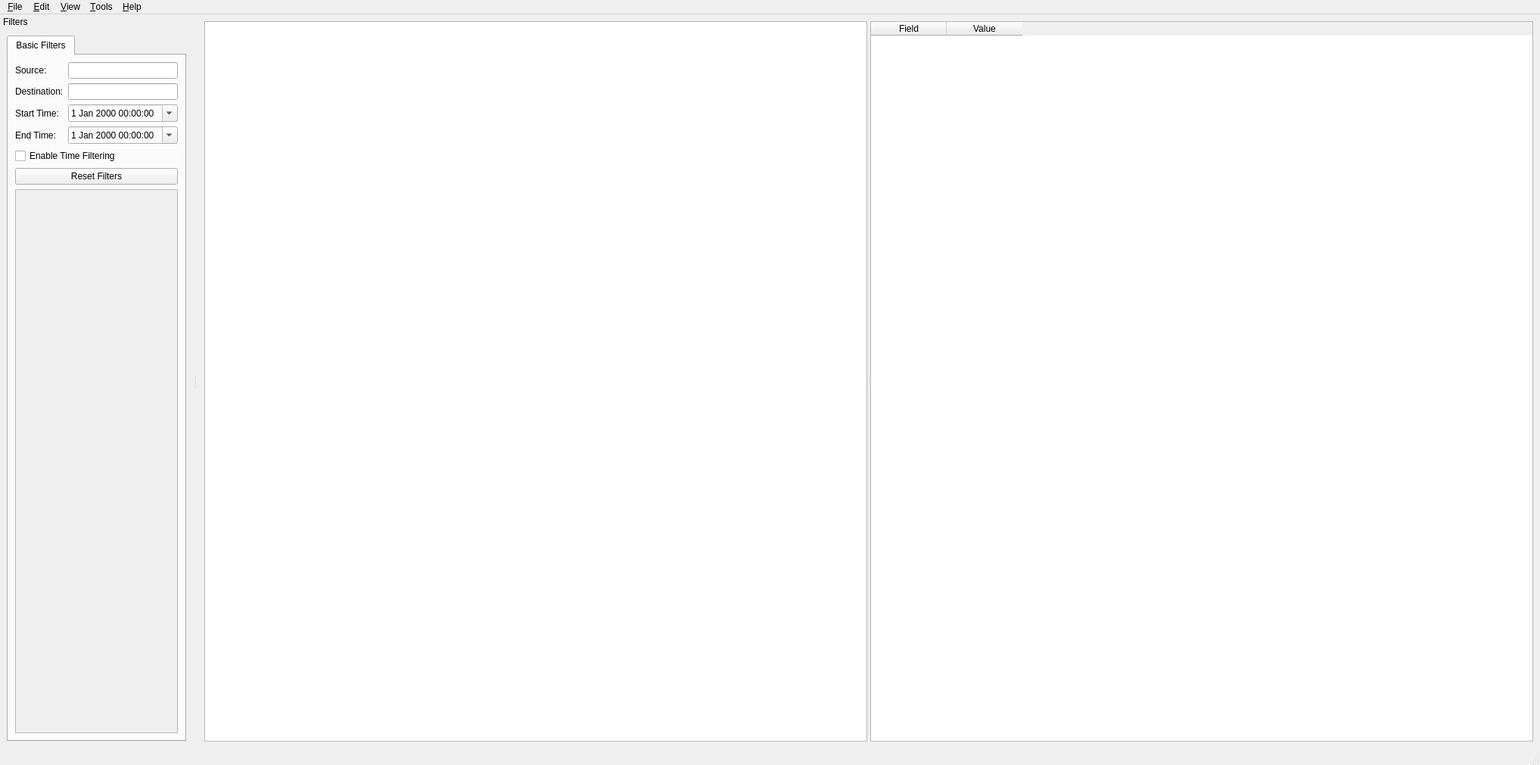
<?xml version="1.0" encoding="UTF-8"?>
<ui version="4.0">
 <class>MainWindow</class>
 <widget class="QMainWindow" name="MainWindow">
  <property name="geometry">
   <rect>
    <x>0</x>
    <y>0</y>
    <width>2035</width>
    <height>1011</height>
   </rect>
  </property>
  <property name="windowTitle">
   <string>VIPrestore</string>
  </property>
  <widget class="QWidget" name="centralwidget">
   <layout class="QHBoxLayout" name="horizontalLayoutCentral">
    <item>
     <widget class="QSplitter" name="splitterCentral">
      <property name="enabled">
       <bool>true</bool>
      </property>
      <property name="orientation">
       <enum>Qt::Horizontal</enum>
      </property>
      <widget class="QWidget" name="splitterLeft">
       <layout class="QVBoxLayout" name="verticalLayoutLeft">
        <item>
         <widget class="QTableView" name="tableViewServices">
          <property name="sizePolicy">
           <sizepolicy hsizetype="Expanding" vsizetype="Expanding">
            <horstretch>0</horstretch>
            <verstretch>0</verstretch>
           </sizepolicy>
          </property>
          <property name="horizontalScrollMode">
           <enum>QAbstractItemView::ScrollPerPixel</enum>
          </property>
          <attribute name="horizontalHeaderVisible">
           <bool>true</bool>
          </attribute>
          <attribute name="horizontalHeaderDefaultSectionSize">
           <number>88</number>
          </attribute>
          <attribute name="verticalHeaderVisible">
           <bool>false</bool>
          </attribute>
         </widget>
        </item>
       </layout>
      </widget>
      <widget class="QWidget" name="splitterRight">
       <layout class="QVBoxLayout" name="verticalLayoutRight">
        <item>
         <widget class="QTableWidget" name="tableWidgetServiceDetails">
          <property name="editTriggers">
           <set>QAbstractItemView::NoEditTriggers</set>
          </property>
          <property name="rowCount">
           <number>0</number>
          </property>
          <property name="columnCount">
           <number>2</number>
          </property>
          <column>
           <property name="text">
            <string>Field</string>
           </property>
          </column>
          <column>
           <property name="text">
            <string>Value</string>
           </property>
          </column>
         </widget>
        </item>
       </layout>
      </widget>
     </widget>
    </item>
   </layout>
  </widget>
  <widget class="QDockWidget" name="dockWidgetFilters">
   <property name="features">
    <set>QDockWidget::NoDockWidgetFeatures</set>
   </property>
   <property name="windowTitle">
    <string>Filters</string>
   </property>
   <attribute name="dockWidgetArea">
    <number>1</number>
   </attribute>
   <widget class="QWidget" name="dockWidgetFiltersContents">
    <layout class="QVBoxLayout" name="verticalLayoutDockFilters">
     <item>
      <widget class="QTabWidget" name="tabWidgetFilters">
       <property name="tabPosition">
        <enum>QTabWidget::North</enum>
       </property>
       <widget class="QWidget" name="tabBasicFilters">
        <attribute name="title">
         <string>Basic Filters</string>
        </attribute>
        <layout class="QFormLayout" name="formLayoutBasicFilters">
         <item row="0" column="0">
          <widget class="QLabel" name="labelSourceFilter">
           <property name="text">
            <string>Source:</string>
           </property>
          </widget>
         </item>
         <item row="0" column="1">
          <widget class="QLineEdit" name="lineEditSourceFilter" />
         </item>
         <item row="1" column="0">
          <widget class="QLabel" name="labelDestinationFilter">
           <property name="text">
            <string>Destination:</string>
           </property>
          </widget>
         </item>
         <item row="1" column="1">
          <widget class="QLineEdit" name="lineEditDestinationFilter" />
         </item>
         <item row="2" column="0">
          <widget class="QLabel" name="labelStartTime">
           <property name="text">
            <string>Start Time:</string>
           </property>
          </widget>
         </item>
         <item row="2" column="1">
          <widget class="QDateTimeEdit" name="dateTimeEditStart">
           <property name="calendarPopup">
            <bool>true</bool>
           </property>
          </widget>
         </item>
         <item row="3" column="0">
          <widget class="QLabel" name="labelEndTime">
           <property name="text">
            <string>End Time:</string>
           </property>
          </widget>
         </item>
         <item row="3" column="1">
          <widget class="QDateTimeEdit" name="dateTimeEditEnd">
           <property name="calendarPopup">
            <bool>true</bool>
           </property>
          </widget>
         </item>
         <item row="4" column="0" colspan="2">
          <widget class="QCheckBox" name="checkBoxEnableTimeFilter">
           <property name="text">
            <string>Enable Time Filtering</string>
           </property>
           <property name="checked">
            <bool>false</bool>
           </property>
          </widget>
         </item>
         <item row="5" column="0" colspan="2">
          <widget class="QPushButton" name="buttonResetFilters">
           <property name="text">
            <string>Reset Filters</string>
           </property>
          </widget>
         </item>
         <item row="6" column="0" colspan="2">
          <widget class="QScrollArea" name="scrollAreaProfilesFilters">
           <property name="widgetResizable">
            <bool>true</bool>
           </property>
           <widget class="QWidget" name="scrollAreaWidgetProfilesFilters">
            <property name="geometry">
             <rect>
              <x>0</x>
              <y>0</y>
              <width>171</width>
              <height>60</height>
             </rect>
            </property>
            <layout class="QVBoxLayout" name="verticalLayoutProfilesList" />
           </widget>
          </widget>
         </item>
        </layout>
       </widget>
      </widget>
     </item>
    </layout>
   </widget>
  </widget>
  <widget class="QMenuBar" name="menubar">
   <property name="geometry">
    <rect>
     <x>0</x>
     <y>0</y>
     <width>2035</width>
     <height>21</height>
    </rect>
   </property>
   <widget class="QMenu" name="menuFile">
    <property name="title">
     <string>&amp;File</string>
    </property>
   </widget>
   <widget class="QMenu" name="menuEdit">
    <property name="title">
     <string>&amp;Edit</string>
    </property>
   </widget>
   <widget class="QMenu" name="menuView">
    <property name="title">
     <string>&amp;View</string>
    </property>
   </widget>
   <widget class="QMenu" name="menuTools">
    <property name="title">
     <string>&amp;Tools</string>
    </property>
    <addaction name="actionSettings" />
    <addaction name="actionRefresh" />
   </widget>
   <widget class="QMenu" name="menuHelp">
    <property name="title">
     <string>&amp;Help</string>
    </property>
    <addaction name="actionAbout" />
   </widget>
   <addaction name="menuFile" />
   <addaction name="menuEdit" />
   <addaction name="menuView" />
   <addaction name="menuTools" />
   <addaction name="menuHelp" />
  </widget>
  <widget class="QStatusBar" name="statusbar" />
  <action name="actionSettings">
   <property name="text">
    <string>&amp;Settings</string>
   </property>
  </action>
  <action name="actionRefresh">
   <property name="text">
    <string>&amp;Refresh</string>
   </property>
  </action>
  <action name="actionAbout">
   <property name="text">
    <string>&amp;About</string>
   </property>
  </action>
 </widget>
 <resources />
 <connections />
</ui>
